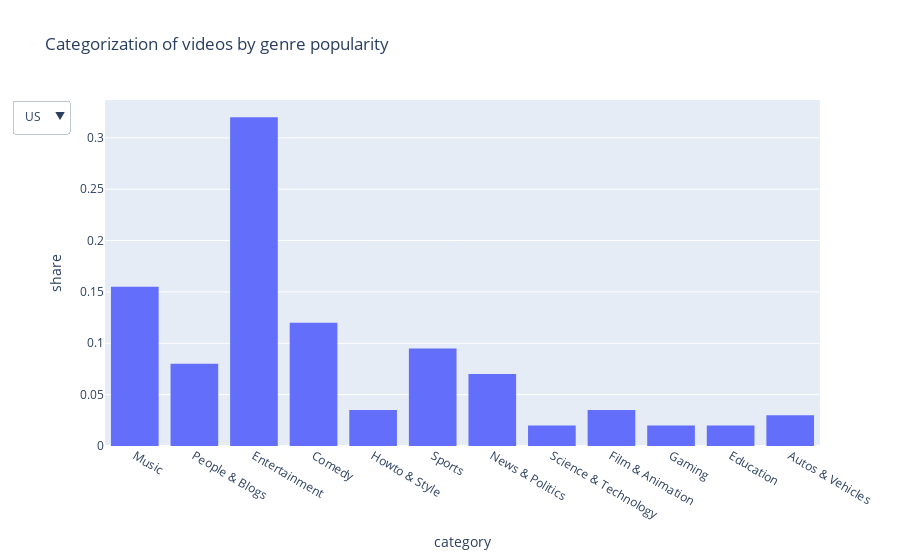

Notebook code for this chart:
### Markdown cell above
### 3 График.
График популярности трендовых видео в странах по жанрам

### Code cell
traces = []
for code in ['US', 'GB', 'DE', 'FR', 'RU']:
    traces.append(
        go.Histogram(
            x=tc[tc.index == code].category,
            histnorm='probability', 
            name = code, 
            visible = (code == 'US'))
    )
    
layout = go.Layout(
    title='Сategorization of videos by genre popularity',
    xaxis={'title':'category'},
    yaxis={'title':'share'},
    updatemenus=list([
        dict(
            x=-0.05,
            y=1,
            yanchor='top',
            buttons=list([
                dict(
                    args=['visible', [True] + [False]*4],
                    label='US',
                    method='restyle'
                ),
                dict(
                    args=['visible', [False] + [True] + [False]*3],
                    label='GB',
                    method='restyle'
                ),
                dict(
                    args=['visible', [False]*2 + [True] + [False]*2],
                    label='DE',
                    method='restyle'
                ),
                dict(
                    args=['visible', [False]*3 + [True] + [False]],
                    label='FR',
                    method='restyle'
                ),
                dict(
                    args=['visible', [False]*4 + [True]],
                    label='RU',
                    method='restyle'
                )
            ]),
        )
    ]),
)


fig = {'data': traces, 'layout': layout}
iplot(fig, show_link=False)

### Figure 1 — Plotly figure (JSON) as saved in the notebook; plotly's stock layout.template omitted (floating-point values rounded to 4 significant figures; data arrays with more than 128 entries replaced by an {"elided": "..."} marker saying what was removed)
{"data": [{"histnorm": "probability", "name": "US", "type": "histogram", "visible": true, "x": {"elided": "200 str values"}}, {"histnorm": "probability", "name": "GB", "type": "histogram", "visible": false, "x": {"elided": "200 str values"}}, {"histnorm": "probability", "name": "DE", "type": "histogram", "visible": false, "x": {"elided": "200 str values"}}, {"histnorm": "probability", "name": "FR", "type": "histogram", "visible": false, "x": {"elided": "200 str values"}}, {"histnorm": "probability", "name": "RU", "type": "histogram", "visible": false, "x": {"elided": "200 str values"}}], "layout": {"title": {"text": "Сategorization of videos by genre popularity"}, "updatemenus": [{"buttons": [{"args": ["visible", [true, false, false, false, false]], "label": "US", "method": "restyle"}, {"args": ["visible", [false, true, false, false, false]], "label": "GB", "method": "restyle"}, {"args": ["visible", [false, false, true, false, false]], "label": "DE", "method": "restyle"}, {"args": ["visible", [false, false, false, true, false]], "label": "FR", "method": "restyle"}, {"args": ["visible", [false, false, false, false, true]], "label": "RU", "method": "restyle"}], "x": -0.05, "y": 1, "yanchor": "top"}], "xaxis": {"title": {"text": "category"}}, "yaxis": {"title": {"text": "share"}}}}
